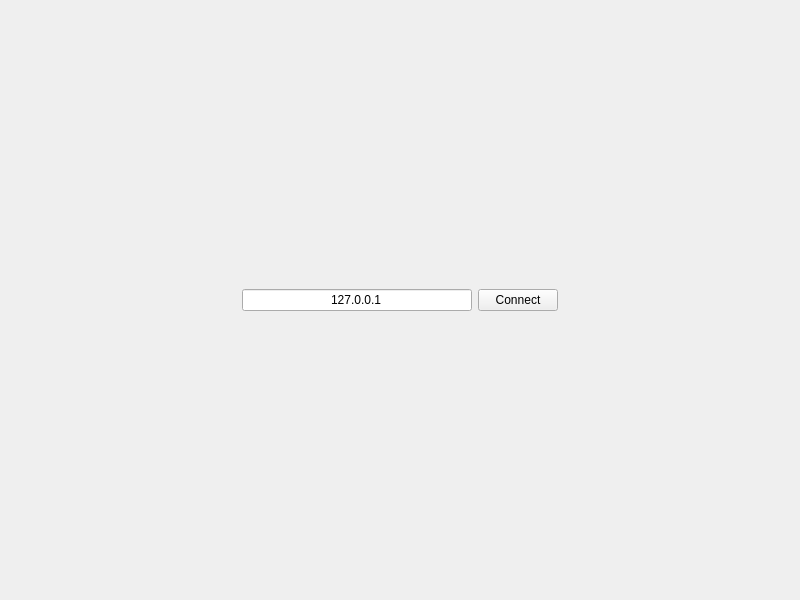
<?xml version="1.0" encoding="UTF-8"?>
<ui version="4.0">
 <class>ConnectionPage</class>
 <widget class="QWidget" name="ConnectionPage">
  <property name="geometry">
   <rect>
    <x>0</x>
    <y>0</y>
    <width>800</width>
    <height>600</height>
   </rect>
  </property>
  <property name="windowTitle">
   <string>Form</string>
  </property>
  <layout class="QGridLayout" name="gridLayout">
   <item row="0" column="0">
    <layout class="QHBoxLayout" name="horizontalLayout">
     <item>
      <spacer name="horizontalSpacer">
       <property name="orientation">
        <enum>Qt::Horizontal</enum>
       </property>
       <property name="sizeHint" stdset="0">
        <size>
         <width>40</width>
         <height>20</height>
        </size>
       </property>
      </spacer>
     </item>
     <item>
      <widget class="QLineEdit" name="serverIpTb">
       <property name="text">
        <string>127.0.0.1</string>
       </property>
       <property name="alignment">
        <set>Qt::AlignCenter</set>
       </property>
      </widget>
     </item>
     <item>
      <widget class="QPushButton" name="connectBtn">
       <property name="text">
        <string>Connect</string>
       </property>
      </widget>
     </item>
     <item>
      <spacer name="horizontalSpacer_2">
       <property name="orientation">
        <enum>Qt::Horizontal</enum>
       </property>
       <property name="sizeHint" stdset="0">
        <size>
         <width>40</width>
         <height>20</height>
        </size>
       </property>
      </spacer>
     </item>
    </layout>
   </item>
  </layout>
 </widget>
 <resources/>
 <connections/>
</ui>
